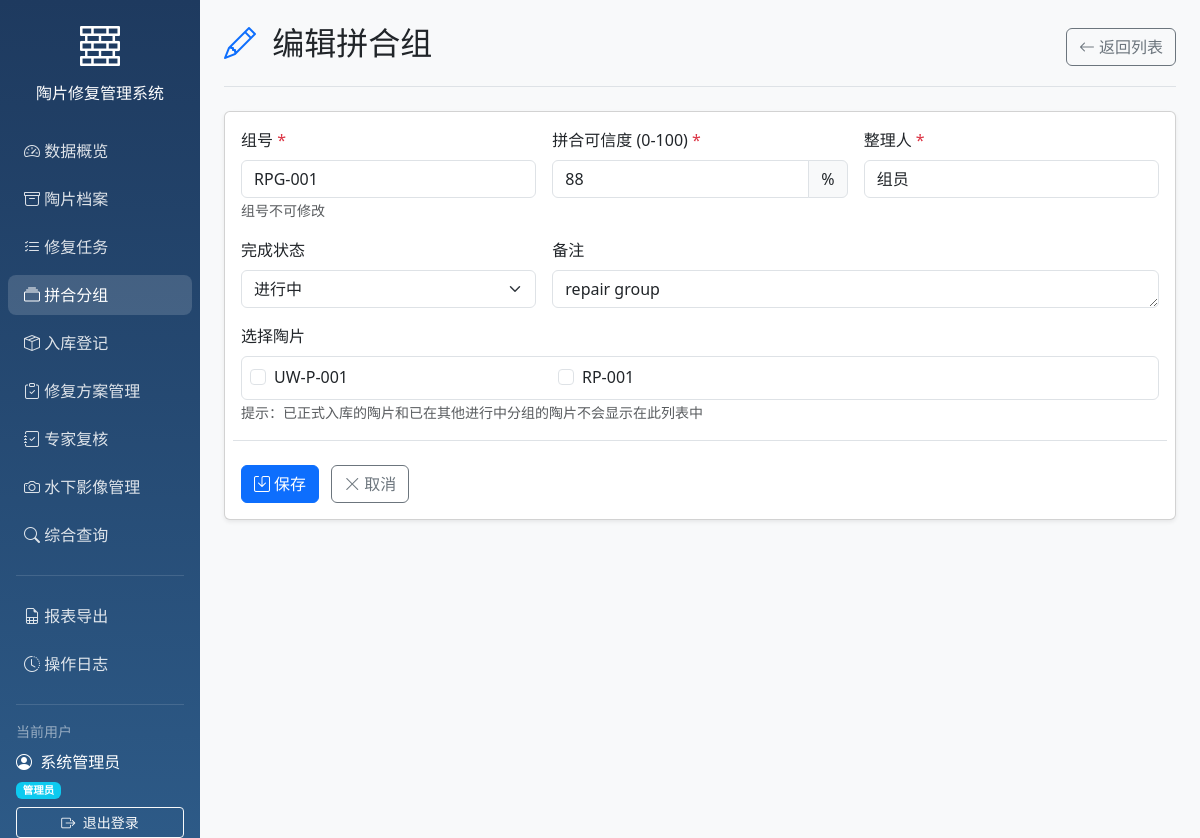
The page /groups/3/edit (signed in) on the database its author committed.
### models/models.py (models this page shows)
class User(Base):
    __tablename__ = "users"
    id = Column(Integer, primary_key=True, index=True)
    username = Column(String, unique=True, index=True)
    hashed_password = Column(String)
    full_name = Column(String)
    role = Column(String, default="修复员")
    created_at = Column(DateTime(timezone=True), server_default=func.now())
    assigned_tasks = relationship("RepairTask", foreign_keys="RepairTask.assignee_id", back_populates="assignee")
    created_tasks = relationship("RepairTask", foreign_keys="RepairTask.creator_id", back_populates="creator")
    operation_logs = relationship("OperationLog", back_populates="user")

class PotteryGroup(Base):
    __tablename__ = "pottery_groups"
    id = Column(Integer, primary_key=True, index=True)
    group_number = Column(String, unique=True, index=True)
    confidence = Column(Integer)
    organizer = Column(String)
    notes = Column(Text)
    is_completed = Column(Boolean, default=False)
    current_version = Column(Integer, default=1)
    created_at = Column(DateTime(timezone=True), server_default=func.now())
    updated_at = Column(DateTime(timezone=True), onupdate=func.now())
    members = relationship("PotteryGroupMember", back_populates="group", cascade="all, delete-orphan")
    versions = relationship("GroupVersion", back_populates="group", cascade="all, delete-orphan")

class Pottery(Base):
    __tablename__ = "potteries"
    id = Column(Integer, primary_key=True, index=True)
    pottery_number = Column(String, unique=True, index=True)
    water_area = Column(String)
    trench_number = Column(String)
    material = Column(String)
    decoration_description = Column(Text)
    damage_level = Column(String)
    current_status = Column(String)
    recovery_date = Column(Date)
    created_at = Column(DateTime(timezone=True), server_default=func.now())
    updated_at = Column(DateTime(timezone=True), onupdate=func.now())
    is_locked = Column(Boolean, default=False)
    cleaning_records = relationship("CleaningRecord", back_populates="pottery")
    pottery_groups = relationship("PotteryGroupMember", back_populates="pottery")
    storage_record = relationship("StorageRecord", uselist=False, back_populates="pottery")
    images = relationship("PotteryImage", back_populates="pottery", cascade="all, delete-orphan")
    repair_tasks = relationship("RepairTask", back_populates="pottery")

### main.py (the view)
@app.get("/groups/{group_id}/edit", response_class=HTMLResponse)
async def edit_group_page(
    group_id: int,
    request: Request,
    current_user: User = Depends(get_current_user),
    db: Session = Depends(get_db)
):
    group = db.query(PotteryGroup).filter(PotteryGroup.id == group_id).first()
    if not group:
        return RedirectResponse(url="/groups", status_code=status.HTTP_303_SEE_OTHER)
    has_official = any(m.pottery.storage_record and m.pottery.storage_record.is_official for m in group.members)
    if has_official:
        groups = db.query(PotteryGroup).order_by(PotteryGroup.created_at.desc()).all()
        return templates.TemplateResponse("groups.html", {
            "request": request,
            "current_user": current_user,
            "groups": groups,
            "is_completed": None,
            "error": "包含已正式入库的陶片，无法修改"
        })
    stored_pottery_ids = [r[0] for r in db.query(StorageRecord.pottery_id).filter(StorageRecord.is_official == True).all()]
    active_group_members = db.query(PotteryGroupMember.pottery_id).join(PotteryGroup).filter(
        PotteryGroup.is_completed == False,
        PotteryGroup.id != group_id
    ).all()
    active_pottery_ids = [r[0] for r in active_group_members]
    excluded_ids = stored_pottery_ids + active_pottery_ids
    available_potteries = db.query(Pottery).filter(~Pottery.id.in_(excluded_ids)).all()
    selected_potteries = [m.pottery_id for m in group.members]
    versions = db.query(GroupVersion).filter(GroupVersion.group_id == group_id).order_by(GroupVersion.version_number.desc()).all()
    return templates.TemplateResponse("group_form.html", {
        "request": request,
        "current_user": current_user,
        "group": group,
        "available_potteries": available_potteries,
        "selected_potteries": selected_potteries,
        "versions": versions
    })

### templates/group_form.html (shortened to what this page needs)
{% extends "base.html" %}
{% block body %}
<div class="container-fluid">
    <div class="row">
        {% include "sidebar.html" %}
        <main class="col-md-9 ms-sm-auto col-lg-10 px-md-4 main-content">
            <div class="d-flex justify-content-between flex-wrap flex-md-nowrap align-items-center pt-4 pb-3 mb-4 border-bottom">
                <h1 class="h2">
                    <i class="bi bi-{% if group %}pencil{% else %}plus-circle{% endif %} text-primary me-2"></i>
                    {% if group %}编辑拼合组{% else %}新建拼合组{% endif %}
                </h1>
                <div class="btn-toolbar mb-2 mb-md-0">
                    <a href="/groups" class="btn btn-outline-secondary">
                        <i class="bi bi-arrow-left me-1"></i>返回列表
                    </a>
                </div>
            </div>
            <div class="card shadow-sm">
                <div class="card-body">
                    <form method="POST" class="row g-3">
                        <div class="col-md-4">
                            <label for="group_number" class="form-label">组号 <span class="text-danger">*</span></label>
                            <input type="text" class="form-control" id="group_number" name="group_number"
                                   value="{{ group.group_number if group else '' }}"
                                   {% if group %}readonly{% endif %} required>
                            {% if group %}<small class="text-muted">组号不可修改</small>{% endif %}
                        </div>
                        <div class="col-md-4">
                            <label for="confidence" class="form-label">拼合可信度 (0-100) <span class="text-danger">*</span></label>
                            <div class="input-group">
                                <input type="number" class="form-control" id="confidence" name="confidence"
                                       value="{{ group.confidence if group else 80 }}"
                                       min="0" max="100" required>
                                <span class="input-group-text">%</span>
                            </div>
                        </div>
                        <div class="col-md-4">
                            <label for="organizer" class="form-label">整理人 <span class="text-danger">*</span></label>
                            <input type="text" class="form-control" id="organizer" name="organizer"
                                   value="{{ group.organizer if group else '' }}" required>
                        </div>
                        {% if group %}
                        <div class="col-md-4">
                            <label for="is_completed" class="form-label">完成状态</label>
                            <select class="form-select" id="is_completed" name="is_completed">
                                <option value="false" {% if not group.is_completed %}selected{% endif %}>进行中</option>
                            </select>
                        </div>
                        {% endif %}
                        <div class="col-md-{% if group %}8{% else %}12{% endif %}">
                            <label for="notes" class="form-label">备注</label>
                            <textarea class="form-control" id="notes" name="notes" rows="1">{{ group.notes if group else '' }}</textarea>
                        </div>
                        <div class="col-12">
                            <label class="form-label">选择陶片</label>
                            <div class="card border">
                                <div class="card-body p-2" style="max-height: 300px; overflow-y: auto;">
                                    {% if available_potteries %}
                                    <div class="row">
                                        {% for p in available_potteries %}
                                        <div class="col-md-4">
                                            <div class="form-check">
                                                <input class="form-check-input" type="checkbox"
                                                       name="pottery_ids" value="{{ p.id }}"
                                                       id="pottery_{{ p.id }}"
                                                       {% if p.id in selected_potteries %}checked{% endif %}>
                                                <label class="form-check-label" for="pottery_{{ p.id }}">
                                                    {{ p.pottery_number }}
                                                </label>
                                            </div>
                                        </div>
                                        {% endfor %}
                                    </div>
                                    {% else %}
                                    <p class="text-muted text-center mb-0">暂无可用陶片（已入库或已在其他进行中的分组中）</p>
                                    {% endif %}
                                </div>
                            </div>
                            <small class="text-muted">提示：已正式入库的陶片和已在其他进行中分组的陶片不会显示在此列表中</small>
                        </div>
                        <div class="col-12 pt-4 border-top">
                            <button type="submit" class="btn btn-primary me-2">
                                <i class="bi bi-save me-1"></i>保存
                            </button>
                            <a href="/groups" class="btn btn-outline-secondary">
                                <i class="bi bi-x-lg me-1"></i>取消
                            </a>
                        </div>
                    </form>
                </div>
            </div>
        </main>
    </div>
</div>
{% endblock %}

### templates/sidebar.html
<div class="sidebar col-md-3 col-lg-2 d-md-block p-0">
    <div class="position-sticky pt-3">
        <div class="text-center mb-4 px-3">
            <i class="bi bi-bricks text-white" style="font-size: 2.5rem;"></i>
            <h6 class="text-white mt-2 mb-0">陶片修复管理系统</h6>
        </div>
        <ul class="nav flex-column">
            <li class="nav-item">
                <a class="nav-link {% if request.url.path == '/' %}active{% endif %}" href="/">
                    <i class="bi bi-speedometer2"></i>
                    数据概览
                </a>
            </li>
            <li class="nav-item">
                <a class="nav-link {% if '/potteries' in request.url.path %}active{% endif %}" href="/potteries">
                    <i class="bi bi-archive"></i>
                    陶片档案
                </a>
            </li>
            <li class="nav-item">
                <a class="nav-link {% if '/tasks' in request.url.path %}active{% endif %}" href="/tasks">
                    <i class="bi bi-list-check"></i>
                    修复任务
                </a>
            </li>
            <li class="nav-item">
                <a class="nav-link {% if '/groups' in request.url.path %}active{% endif %}" href="/groups">
                    <i class="bi bi-collection"></i>
                    拼合分组
                </a>
            </li>
            <li class="nav-item">
                <a class="nav-link {% if '/storage' in request.url.path %}active{% endif %}" href="/storage">
                    <i class="bi bi-box-seam"></i>
                    入库登记
                </a>
            </li>
            <li class="nav-item">
                <a class="nav-link {% if '/repair_plans' in request.url.path %}active{% endif %}" href="/repair_plans">
                    <i class="bi bi-clipboard-check"></i>
                    修复方案管理
                </a>
            </li>
            <li class="nav-item">
                <a class="nav-link {% if '/reviews' in request.url.path %}active{% endif %}" href="/reviews">
                    <i class="bi bi-journal-check"></i>
                    专家复核
                </a>
            </li>
            <li class="nav-item">
                <a class="nav-link {% if '/underwater_images' in request.url.path %}active{% endif %}" href="/underwater_images">
                    <i class="bi bi-camera"></i>
                    水下影像管理
                </a>
            </li>
            <li class="nav-item">
                <a class="nav-link {% if '/search' in request.url.path %}active{% endif %}" href="/search">
                    <i class="bi bi-search"></i>
                    综合查询
                </a>
            </li>
        </ul>
        <hr class="text-white-50 mx-3">
        <ul class="nav flex-column">
            <li class="nav-item">
                <a class="nav-link {% if '/reports' in request.url.path %}active{% endif %}" href="/reports">
                    <i class="bi bi-file-earmark-spreadsheet"></i>
                    报表导出
                </a>
            </li>
            <li class="nav-item">
                <a class="nav-link {% if '/logs' in request.url.path %}active{% endif %}" href="/logs">
                    <i class="bi bi-clock-history"></i>
                    操作日志
                </a>
            </li>
        </ul>
        <hr class="text-white-50 mx-3">
        <div class="px-3">
            <div class="text-white-50 small mb-2">当前用户</div>
            <div class="text-white mb-1">
                <i class="bi bi-person-circle me-1"></i>
                {{ current_user.full_name or current_user.username }}
            </div>
            <div class="text-white-50 small mb-2">
                <span class="badge bg-info">{{ current_user.role }}</span>
            </div>
            <a href="/logout" class="btn btn-outline-light btn-sm w-100">
                <i class="bi bi-box-arrow-right me-1"></i>
                退出登录
            </a>
        </div>
    </div>
</div>

### templates/base.html (style rules this page uses)
.sidebar { min-height: 100vh; background: linear-gradient(180deg, #1e3a5f 0%, #2d5a87 100%); }
.sidebar .nav-link { color: rgba(255,255,255,0.85); border-radius: 8px; margin: 4px 8px; transition: all 0.2s; }
.sidebar .nav-link:hover, .sidebar .nav-link.active { color: white; background: rgba(255,255,255,0.15); }
.sidebar .nav-link i { width: 24px; }
.main-content { background-color: #f8f9fa; min-height: 100vh; }

### rows shown on the page
User: full_name "系统管理员", role "管理员"
PotteryGroup: group_number "RPG-001", confidence "88", organizer "组员", is_completed "进行中", notes "repair group"
Pottery: pottery_number "UW-P-001"
Pottery: pottery_number "RP-001"
